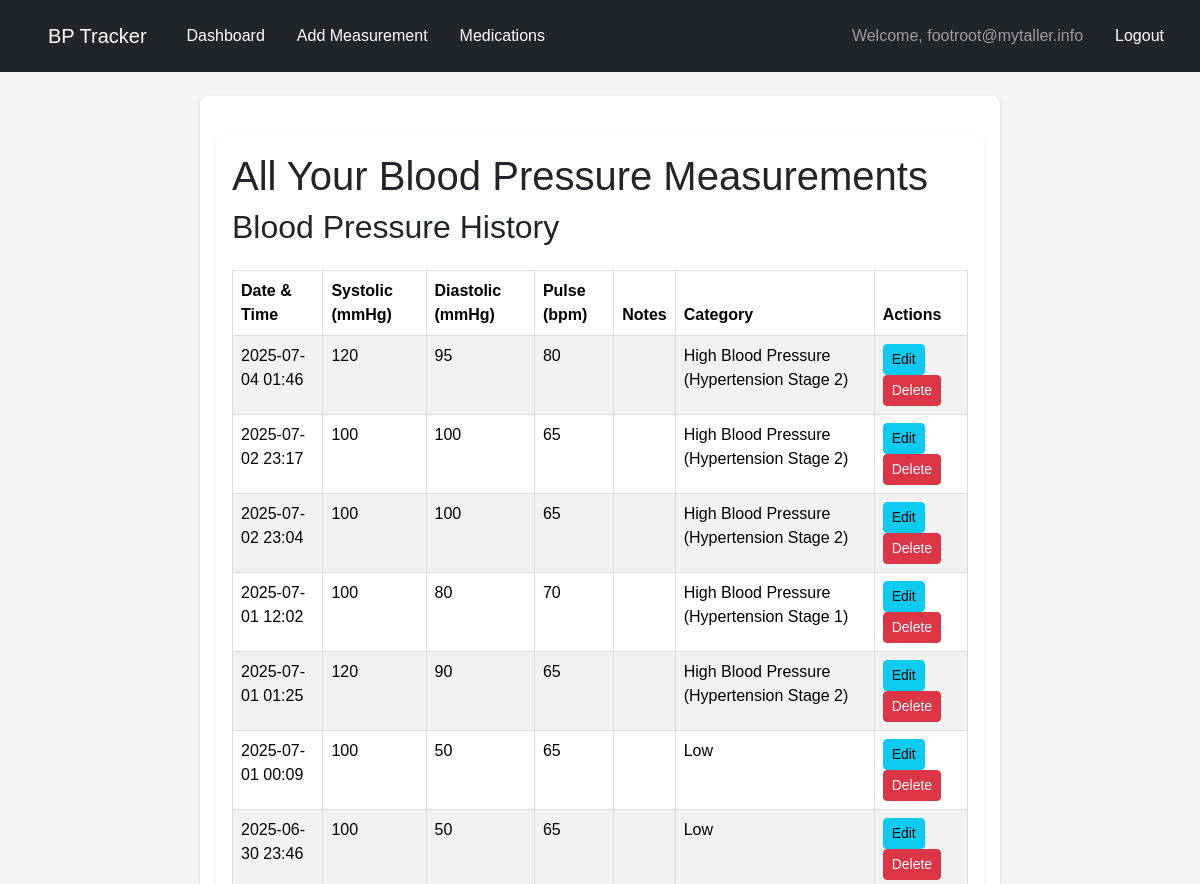
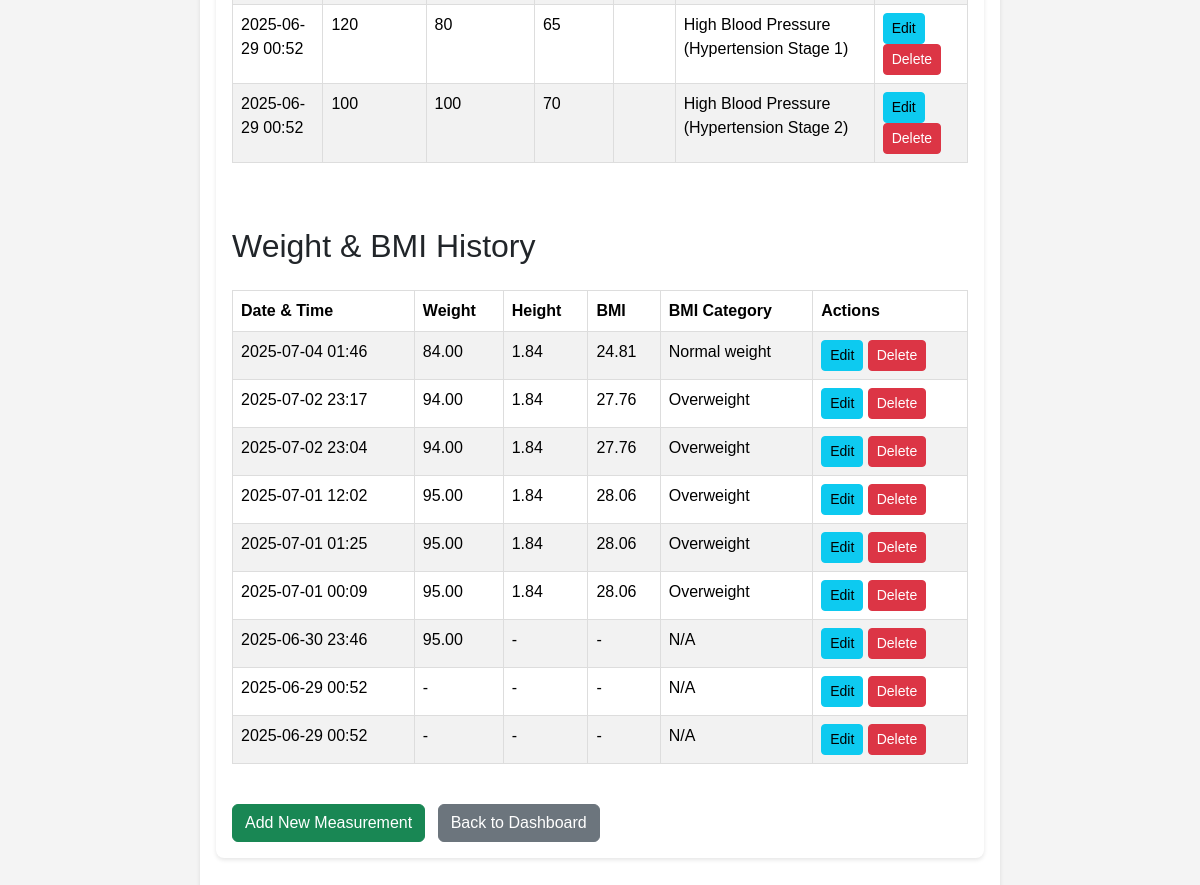
/measurements/list/ (signed in), run on an earlier commit of the app's database (2 pictures, top to bottom).
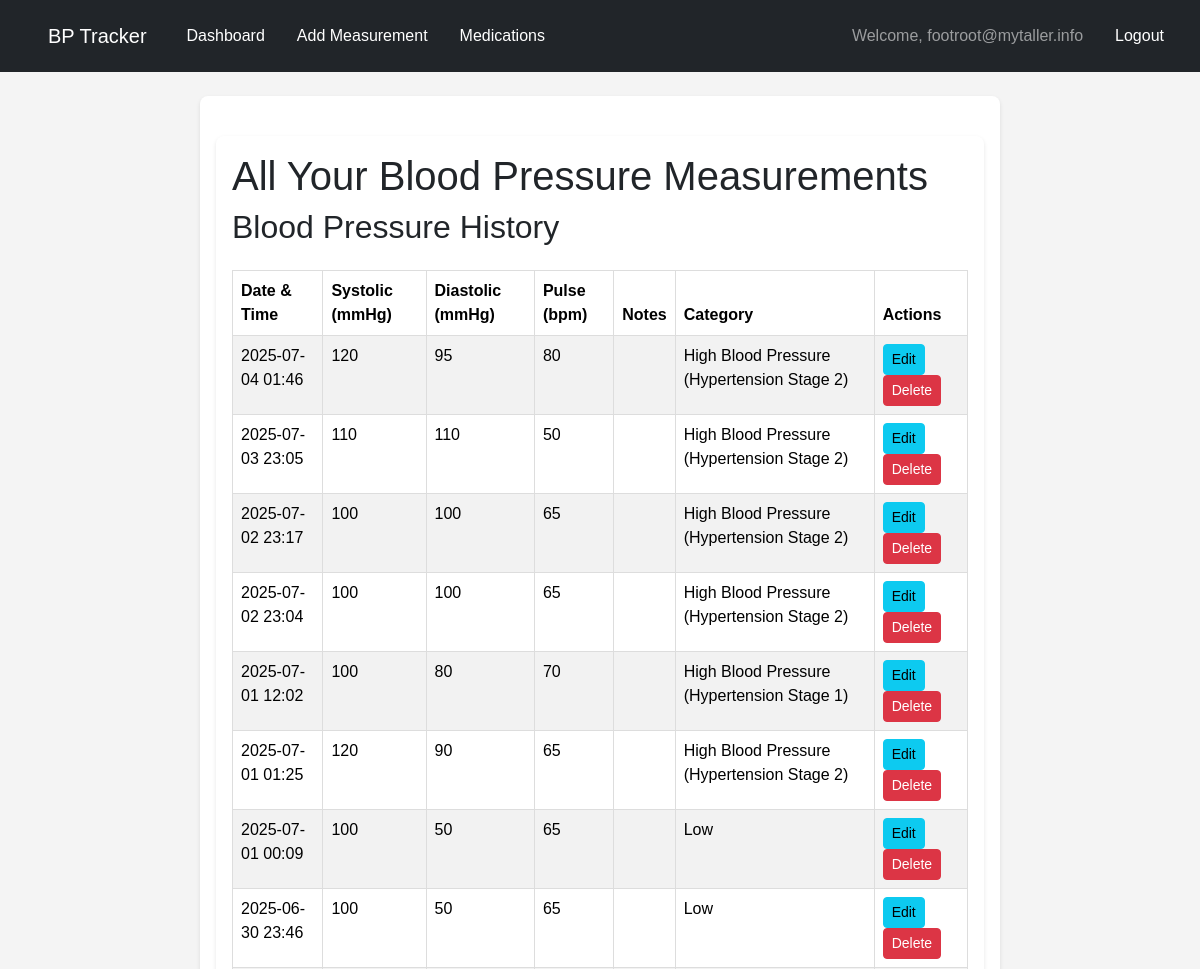
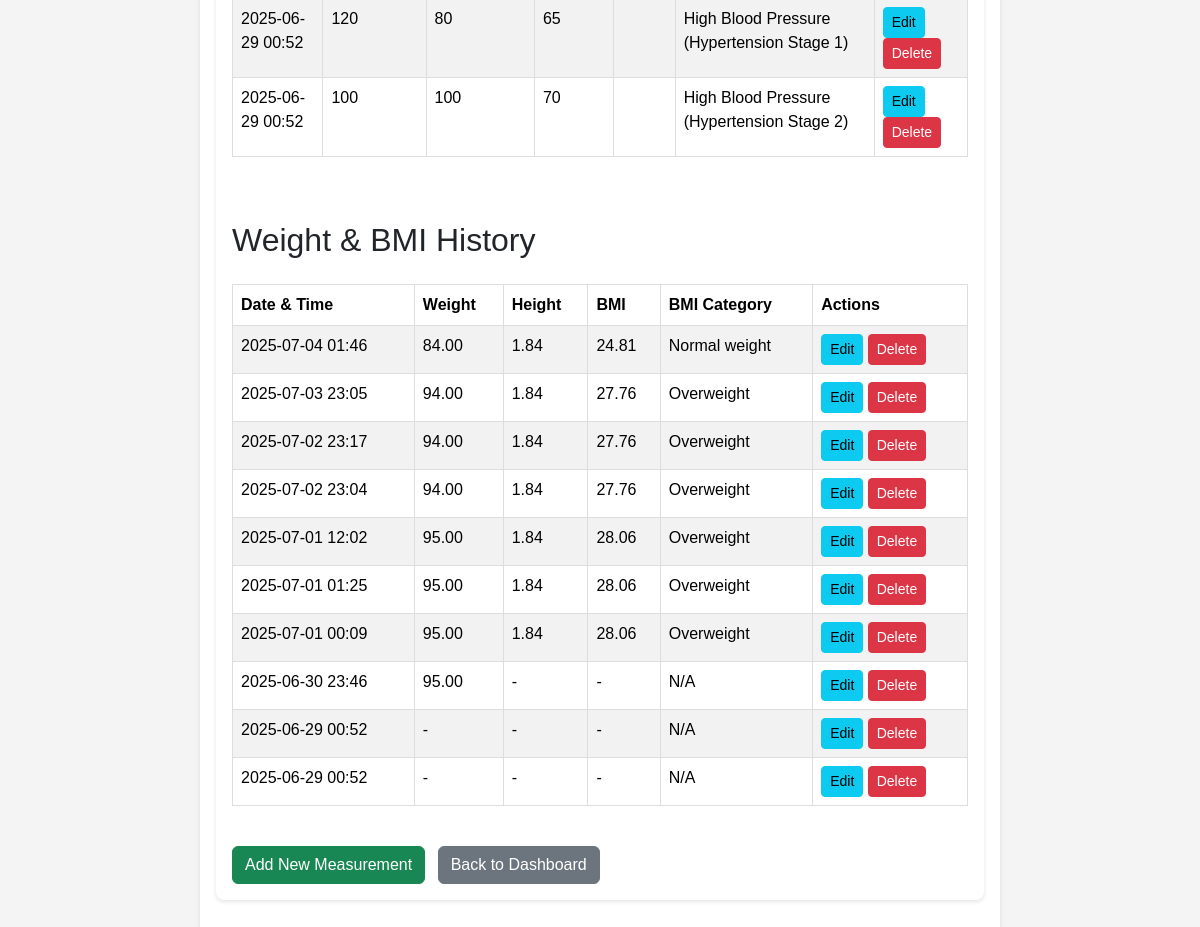
And on a later commit of the database (2 pictures, top to bottom).
### measurements/models.py (models this page shows, shortened)
class Measurement(models.Model):
    user = models.ForeignKey(
        settings.AUTH_USER_MODEL,
        on_delete=models.CASCADE,
        related_name='measurements'
    )
    systolic = models.IntegerField(
        validators=[MinValueValidator(50), MaxValueValidator(250)],
        help_text="Top number (systolic)"
    )
    diastolic = models.IntegerField(
        validators=[MinValueValidator(30), MaxValueValidator(150)],
        help_text="Bottom number (diastolic)"
    )
    pulse = models.IntegerField(
        validators=[MinValueValidator(30), MaxValueValidator(200)],
        help_text="Heart rate (beats per minute)"
    )
    weight = models.DecimalField(
        max_digits=5,
        decimal_places=2,
        null=True,
        blank=True,
        help_text="Weight (e.g., kg or lbs, specify units consistently)"
    )
    height = models.DecimalField(
        max_digits=4,
        decimal_places=2,
        null=True,
        blank=True,
        help_text="Height (e.g., in meters: 1.75 or in cm: 175.00 - if in cm, remember to divide by 100 for BMI)"
    )
    timestamp = models.DateTimeField(default=timezone.now)
    class Meta:
        ordering = ['-timestamp']
        verbose_name = "Blood Pressure Measurement"
        verbose_name_plural = "Blood Pressure Measurements"
    @property
    def bp_category(self):
        s = self.systolic
        d = self.diastolic
        if s < 90 or d < 60:
            return "Low"
        elif s < 120 and d < 80:
            return "Normal"
        elif (120 <= s < 130) and d < 80:
            return "Elevated"
        elif (130 <= s < 140) or (80 <= d < 90):
            return "High Blood Pressure (Hypertension Stage 1)"
        elif (s >= 140) or (d >= 90):
            return "High Blood Pressure (Hypertension Stage 2)"
        elif (s > 180 and d > 120):
            return "Hypertensive Crisis"
        else:
            return "Uncategorized" # Should ideally not be reached with typical values
    @property
    def bmi(self):
        if self.weight is not None and self.height is not None:
            try:
                height_m = float(self.height)
                weight_kg = float(self.weight)
                if height_m > 0:
                    return round(weight_kg / (height_m ** 2), 2)
                else:
                    return None # Height cannot be zero or non-positive
            except (ValueError, TypeError):
                return None # Handle cases where conversion fails
        return None # Return None if weight or height is not available
    @property
    def bmi_category(self):
        if self.bmi is None:
            return "N/A" # Or "No BMI data"
        bmi_val = self.bmi
        if bmi_val < 18.5:
            return "Underweight"
        elif 18.5 <= bmi_val <= 24.9:
            return "Normal weight" # Aligns with "fit"
        elif 25.0 <= bmi_val <= 29.9:
            return "Overweight"
        elif 30.0 <= bmi_val <= 34.9:
            return "Obese (Class I)"
        elif 35.0 <= bmi_val <= 39.9:
            return "Obese (Class II)"
        else: # bmi_val >= 40.0
            return "Obese (Class III)"

### measurements/views.py (the view)
# urls.py: path('list/', views.measurement_list, name='measurement_list'),
@login_required
def measurement_list(request):
    measurements = Measurement.objects.filter(user=request.user).order_by('-timestamp')
    return render(request, 'measurements/measurement_list.html', {'measurements': measurements})

### measurements/templates/measurements/measurement_list.html (shortened to what this page needs)
{% extends 'base.html' %}
{% load static %}
{% block content %}
    <div class="container mt-4">
        <h1>All Your Blood Pressure Measurements</h1>
        {% if measurements %}
            <h2>Blood Pressure History</h2>
            <div class="table-responsive mb-5">
                <table class="table table-striped table-hover">
                    <thead>
                        <tr>
                            <th>Date & Time</th>
                            <th>Systolic (mmHg)</th>
                            <th>Diastolic (mmHg)</th>
                            <th>Pulse (bpm)</th>
                            <th>Notes</th>
                            <th>Category</th>
                            <th>Actions</th>
                        </tr>
                    </thead>
                    <tbody>
                        {% for measurement in measurements %}
                        <tr>
                            <td>{{ measurement.timestamp|date:"Y-m-d H:i" }}</td>
                            <td>{{ measurement.systolic }}</td>
                            <td>{{ measurement.diastolic }}</td>
                            <td>{{ measurement.pulse }}</td>
                            <td>{{ measurement.notes|default_if_none:"-" }}</td>
                            <td>{{ measurement.bp_category }}</td>
                            <td>
                                <a href="{% url 'measurements:edit_measurement' measurement.pk %}" class="btn btn-sm btn-info">Edit</a>
                                <a href="{% url 'measurements:delete_measurement' measurement.pk %}" class="btn btn-sm btn-danger">Delete</a>
                            </td>
                        </tr>
                        {% endfor %}
                    </tbody>
                </table>
            </div>
            <h2>Weight & BMI History</h2>
            <div class="table-responsive">
                <table class="table table-striped table-hover">
                    <thead>
                        <tr>
                            <th>Date & Time</th>
                            <th>Weight</th>
                            <th>Height</th>
                            <th>BMI</th>
                            <th>BMI Category</th>
                            <th>Actions</th>
                        </tr>
                    </thead>
                    <tbody>
                        {% for measurement in measurements %}
                        <tr>
                            <td>{{ measurement.timestamp|date:"Y-m-d H:i" }}</td>
                            <td>{{ measurement.weight|default_if_none:"-" }}</td>
                            <td>{{ measurement.height|default_if_none:"-" }}</td>
                            <td>{{ measurement.bmi|default_if_none:"-" }}</td>
                            <td>{{ measurement.bmi_category }}</td>
                            <td>
                                <a href="{% url 'measurements:edit_measurement' measurement.pk %}" class="btn btn-sm btn-info">Edit</a>
                                <a href="{% url 'measurements:delete_measurement' measurement.pk %}" class="btn btn-sm btn-danger">Delete</a>
                            </td>
                        </tr>
                        {% endfor %}
                    </tbody>
                </table>
            </div>
        {% else %}
            <p>You have not recorded any blood pressure or body measurements yet.</p>
        {% endif %}
        <div class="mt-4">
            <a href="{% url 'measurements:add_measurement' %}" class="btn btn-success me-2">Add New Measurement</a>
            <a href="{% url 'users:dashboard' %}" class="btn btn-secondary">Back to Dashboard</a>
        </div>
    </div>
{% endblock %}

What changed in the data, as far as the page shows it:
added Measurement: timestamp "2025-07-03 23:05", systolic "110", diastolic "110", pulse "50", bp_category "High Blood Pressure (Hypertension Stage 2)", weight "94.00", height "1.84", bmi "27.76", bmi_category "Overweight"
